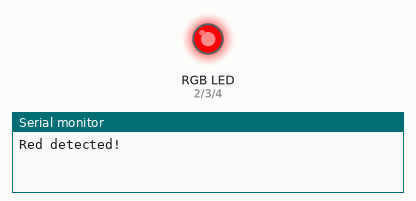
Simulated run of this sketch. Board: Arduino Uno, built with avr-gcc and run on an emulated ATmega328P. On the bench: an RGB LED mixed from three pins (HIGH = lit), the last lines printed to the serial monitor.

Above: at 0.3 s.
At 1.3 s:
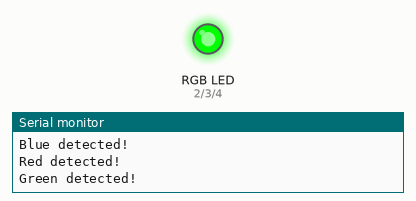
At 6.9 s:
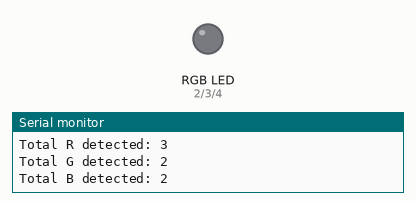
At 13.3 s:
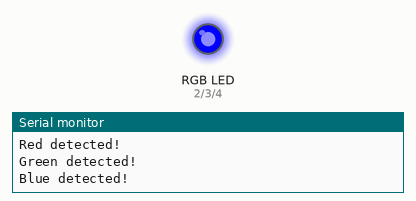
Timing chart, 0 to 15.3 s (numbered marks = the images above):
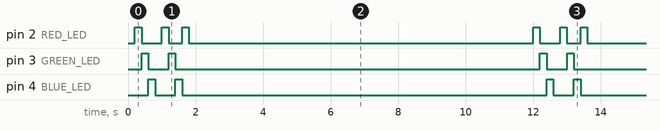

Measured:
- by itself, pin 2 (RED_LED): repeats every 11.8 s: LOW 0.60 s, HIGH 0.20 s, LOW 0.40 s, HIGH 0.20 s, LOW 10.2 s, HIGH 0.20 s
- by itself, pin 3 (GREEN_LED), pin 4 (BLUE_LED): repeats every 11.8 s: LOW 0.60 s, HIGH 0.20 s, LOW 10.8 s, HIGH 0.20 s
- by itself, everything shown: repeats every 11.8 s, in 9 steps

The sketch:

Lab1Project4.ino
```cpp
// Define pin numbers for RGB LEDs (optional if not using real LEDs)
#define RED_LED 2
#define GREEN_LED 3
#define BLUE_LED 4

// Include the necessary libraries
#include <Arduino.h>

void setup()
{
  // Initialize serial communication
  Serial.begin(9600);

  // (Optional) Set up LED pins as outputs
  pinMode(RED_LED, OUTPUT);
  pinMode(GREEN_LED, OUTPUT);
  pinMode(BLUE_LED, OUTPUT);

  // Ensure LEDs are off initially
  digitalWrite(RED_LED, LOW);
  digitalWrite(GREEN_LED, LOW);
  digitalWrite(BLUE_LED, LOW);
}

void loop()
{
  // Define the array to search for letters
  char letters[] = {'A', 'R', 'G', 'B', 'C', 'R', 'G', 'B', 'R'};
  int size = sizeof(letters) / sizeof(letters[0]);

  // Counters for occurrences of R, G, and B
  int countR = 0;
  int countG = 0;
  int countB = 0;

  // Iterate through the array
  for (int i = 0; i < size; i++)
  {
    if (letters[i] == 'R')
    {
      countR++;
      // Simulate LED turning on with serial print
      Serial.println("Red detected!");
      digitalWrite(RED_LED, HIGH);
    }
    else if (letters[i] == 'G')
    {
      countG++;
      Serial.println("Green detected!");
      digitalWrite(GREEN_LED, HIGH);
    }
    else if (letters[i] == 'B')
    {
      countB++;
      Serial.println("Blue detected!");
      digitalWrite(BLUE_LED, HIGH);
    }

    // Turn off LEDs after printing (optional for simulation)
    delay(200); // Simulate visibility duration
    digitalWrite(RED_LED, LOW);
    digitalWrite(GREEN_LED, LOW);
    digitalWrite(BLUE_LED, LOW);
  }

  // Print the final counts
  Serial.print("Total R detected: ");
  Serial.println(countR);
  Serial.print("Total G detected: ");
  Serial.println(countG);
  Serial.print("Total B detected: ");
  Serial.println(countB);

  // Wait for a while before running the loop again
  delay(10000);
}
```
